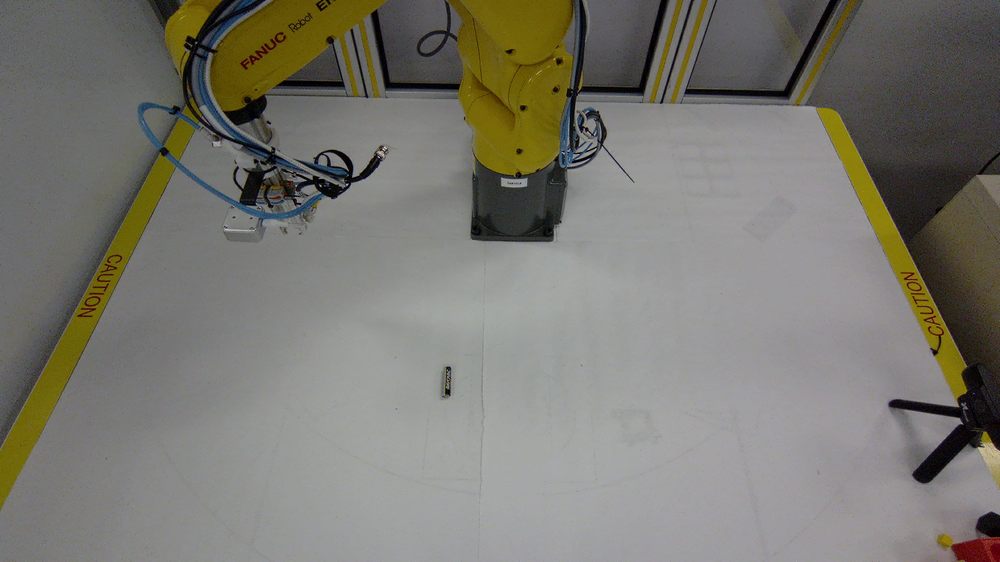
#> input picture PhysicalAI-Hackathon-2026/debug_samples/20261027-152847_r2_look0_raw.png, 1000 x 562 px, shrunk from 1920 x 1080 before the run
$ python -i cube_vision.py   (imports and definitions only)
#> lines starting #> are read from the running program, lines starting #| are printed output that depends on the picture; after the words box and inside, x2 and y2 are one past the last pixel; in counts of white or black regions, pixels touching at a corner belong together
### CubeVisionStack-v1.1.2-blue-best-candidate/calibration/geometry.py
"""Camera geometry for the cell (numpy only): base-frame points <-> pixels with the real cameras' calibration.

    from calibration.geometry import load, project, pixel_to_base
    cams = load()
    uv = project(cams["table"], [[0.42, -0.10, -0.005]])          # base metres -> pixels
    xyz = pixel_to_base(cams["table"], (960, 540), z=-0.0051)      # pixel -> point on the plane z (base metres)
    pts = depth_to_base(cams["table_depth"], obs["depth"]["table"])  # depth image (mm) -> (N, 3) base metres
    pts = depth_to_base(cams["wrist_depth"], obs["depth"]["wrist"], joints=obs["joints"])  # the wrist moves: needs the joints

UF0 (the frame of obs["tcp_pose"] and "tcp" actions) is the base frame shifted down 330 mm: x, y equal, z_uf0 = z_base - 330 mm.
"""
from __future__ import annotations

import json
from pathlib import Path

import numpy as np

HERE = Path(__file__).resolve().parent
SURFACE_Z = -0.0051  # the work surface in the robot base frame (m)
UF0_Z_MM = -330.0


# The ER-4iA's joint chain (the twin's convention, the one obs["joints"] uses): translate in the parent frame, then
# rotate about the axis. The last frame is the flange (J6_link: wrist centre, tool along +x).
CHAIN = [((0.0, 0.0, 0.33), "z", +1), ((0.0, 0.0, 0.00), "y", +1), ((0.0, 0.0, 0.26), "y", -1),
         ((0.0, 0.0, 0.02), "x", -1), ((0.29, 0.0, 0.0), "y", -1), ((0.0, 0.0, 0.00), "x", -1)]


# [15 lines left out: functions _rot, flange_pose, not called in this run]


def load(path: Path = HERE / "cameras.json") -> dict:
    """The cameras: "table", "side", "wrist" (colour) and "table_depth" (the table camera's depth stream)."""
    raw = json.loads(Path(path).read_text())
#> (reads CubeVisionStack-v1.1.1-position-validation/calibration/cameras.json from the repository)
    cams = {}
    for k, v in raw.items():
        if not isinstance(v, dict):
            continue
        cam = {"T": np.array(v.get("T_base_cam", v.get("T_flange_cam"))), "fx": v["fx"], "size": tuple(v["size"]),
               "frame": "base" if "T_base_cam" in v else "flange"}
        if "cx" in v:  # a depth stream: pinhole with its own principal point, no distortion
            cam |= {"fy": v["fy"], "cx": v["cx"], "cy": v["cy"], "depth": True}
        else:
            cam |= {"k1": v["k1"]}
        cams[k] = cam
    return cams


def project(cam: dict, pts) -> np.ndarray:
    """(N, 3) points in the camera's reference frame (base, or flange for the wrist) -> (N, 2) pixels."""
    pts = np.asarray(pts, float).reshape(-1, 3)
    T = np.linalg.inv(cam["T"])
    pc = pts @ T[:3, :3].T + T[:3, 3]
    x, y = pc[:, 0] / pc[:, 2], pc[:, 1] / pc[:, 2]
    d = 1 + cam["k1"] * (x * x + y * y)
    w, h = cam["size"]
    return np.stack([cam["fx"] * x * d + w / 2, cam["fx"] * y * d + h / 2], -1)


# [18 lines left out: function depth_to_base, not called in this run]


def pixel_to_base(cam: dict, uv, z: float = SURFACE_Z) -> np.ndarray:
    """A pixel of a fixed camera (table, side) -> the base-frame point where its ray meets the plane z (m)."""
    if cam.get("depth"):
        raise ValueError("for the depth stream use depth_to_base")
    if cam["frame"] != "base":
        raise ValueError("pixel_to_base needs a fixed camera; for the wrist compose T_flange_cam with the joints' FK")
    w, h = cam["size"]
    xd, yd = (uv[0] - w / 2) / cam["fx"], (uv[1] - h / 2) / cam["fx"]
    x, y = xd, yd
    for _ in range(10):
        d = 1 + cam["k1"] * (x * x + y * y)
        x, y = xd / d, yd / d
    ray = cam["T"][:3, :3] @ np.array([x, y, 1.0])
    o = cam["T"][:3, 3]
    return o + ray * (z - o[2]) / ray[2]

### CubeVisionStack-v1.1.2-blue-best-candidate/cube_vision.py
"""Find small coloured cubes on the work surface with the table camera (numpy + OpenCV only).

    from cube_vision import detect_cubes
    cubes = detect_cubes(obs["images"]["table"])   # [{"colour", "xy_mm", "yaw_deg", "iou", "px"}, ...]

Pipeline: HSV colour gate -> connected components -> keep blobs whose area matches a cube's projected size at that
spot -> fit the cube's projected 3D silhouette (x, y, yaw) to the blob. The fit models the side faces the camera
sees, so the result is the cube's centre, not the blob centroid (which leans toward the camera).

Positions are x, y in mm in UF0 (= the base frame's x, y), the frame of obs["tcp_pose"] and placement.yaml.
Yaw is in degrees in (-45, 45]: a square looks the same every 90 degrees.
"""
from __future__ import annotations

import cv2
import numpy as np

from calibration.geometry import SURFACE_Z, load, pixel_to_base, project

# Hue (OpenCV 0-179), minimum saturation and value. Starting points from the v0.5 twin; retune on real frames.
COLOUR_GATES = {
    "yellow": {"hue": [(14, 42)], "s": 65, "v": 45},
    "blue": {"hue": [(95, 135)], "s": 55, "v": 35},
    "red": {"hue": [(0, 10), (170, 179)], "s": 70, "v": 40},
}
CUBE_EDGE_M = 0.010
REACH_MM = 540.0  # stay inside the ~550 mm reach the cell enforces
TCP_BOX_XY = ((150.0, 650.0), (-450.0, 450.0))


def square_yaw(deg: float) -> float:
    return (float(deg) + 45.0) % 90.0 - 45.0


def colour_mask(hsv: np.ndarray, colour: str) -> np.ndarray:
    gate = COLOUR_GATES[colour]
    h, s, v = hsv[..., 0], hsv[..., 1], hsv[..., 2]
    hue = np.zeros(h.shape, bool)
    for lo, hi in gate["hue"]:
        hue |= (h >= lo) & (h <= hi)
    return (hue & (s >= gate["s"]) & (v >= gate["v"])).astype(np.uint8)


def cube_corners(xy_m, yaw_deg: float, edge: float = CUBE_EDGE_M, surface: float = SURFACE_Z) -> np.ndarray:
    """The cube's 8 corners in the base frame (m), resting on the surface."""
    t = np.radians(yaw_deg)
    rot = np.array([[np.cos(t), -np.sin(t)], [np.sin(t), np.cos(t)]])
    sq = np.array([[-1, -1], [1, -1], [1, 1], [-1, 1]]) * edge / 2 @ rot.T + np.asarray(xy_m)
    return np.array([[x, y, surface + z] for z in (0.0, edge) for x, y in sq])


def silhouette_px(cam: dict, xy_m, yaw_deg: float, scale: float, edge: float = CUBE_EDGE_M) -> np.ndarray:
    """The cube's projected outline (convex hull) in image pixels; scale = native width / image width."""
    uv = project(cam, cube_corners(xy_m, yaw_deg, edge)) / scale
    return cv2.convexHull(uv.astype(np.float32)).reshape(-1, 2)


def _fill(hull: np.ndarray, shape, origin) -> np.ndarray:
    m = np.zeros(shape, np.uint8)
    pts = np.round((hull - origin) * 16).astype(np.int32)  # 4 bits of sub-pixel precision
    cv2.fillConvexPoly(m, pts, 1, lineType=cv2.LINE_8, shift=4)
    return m


def top_face_px(cam: dict, xy_m, yaw_deg: float, scale: float, edge: float = CUBE_EDGE_M) -> np.ndarray:
    """The cube's top face, projected, in image pixels."""
    return project(cam, cube_corners(xy_m, yaw_deg, edge)[4:]) / scale


def bright_part(blob: np.ndarray, value: np.ndarray) -> np.ndarray | None:
    """The lit top face inside a blob: its pixels brighter than Otsu's split of the blob's V channel."""
    vals = value[blob > 0]
    if vals.size < 8 or np.ptp(vals) < 12:
        return None  # no usable contrast between the top and the sides
    t, _ = cv2.threshold(vals.reshape(-1, 1).astype(np.uint8), 0, 255, cv2.THRESH_BINARY + cv2.THRESH_OTSU)
    return ((value > t) & (blob > 0)).astype(np.uint8)


TOP_WEIGHT = 1.0  # how much the top face counts against the whole silhouette in the fit


def fit_pose(observed: np.ndarray, origin, cam: dict, xy0_m, scale: float, edge: float = CUBE_EDGE_M,
             top: np.ndarray | None = None):
    """Grid search (x, y, yaw) maximising silhouette IoU with the observed blob (plus, with top, the top face's
    IoU with the blob's bright part, which carries most of the yaw); coarse then fine. Returns the silhouette IoU."""
    obs = observed.astype(bool)
    top = None if top is None else top.astype(bool)

    def _iou(pred, ref):
        union = np.logical_or(pred, ref).sum()
        return np.logical_and(pred, ref).sum() / union if union else 0.0

    def sil(xy, yaw):
        return _iou(_fill(silhouette_px(cam, xy, yaw, scale, edge), obs.shape, origin).astype(bool), obs)

    def iou(xy, yaw):
        s = sil(xy, yaw)
        if top is not None:
            s += TOP_WEIGHT * _iou(_fill(top_face_px(cam, xy, yaw, scale, edge), obs.shape, origin).astype(bool), top)
        return s

    best = (-1.0, np.asarray(xy0_m, float), 0.0)
    offs = np.arange(-0.003, 0.003 + 1e-9, 0.001)  # coarse: +-3 mm, every 5 deg of the 90 deg period
    for dx in offs:
        for dy in offs:
            xy = np.asarray(xy0_m) + [dx, dy]
            for yaw in np.arange(-45, 45, 5.0):
                s = iou(xy, yaw)
                if s > best[0]:
                    best = (s, xy, yaw)
    # refine around the coarse optimum
    for span, step, yspan, ystep in ((0.0012, 0.0004, 4.0, 1.0), (0.0004, 0.0001, 1.0, 0.25)):
        s0, xy0, yaw0 = best
        offs = np.arange(-span, span + 1e-9, step)
        for dx in offs:
            for dy in offs:
                for yaw in yaw0 + np.arange(-yspan, yspan + 1e-9, ystep):
                    s = iou(xy0 + [dx, dy], yaw)
                    if s > best[0]:
                        best = (s, xy0 + [dx, dy], yaw)
    return sil(best[1], best[2]), best[1], best[2]


def detect_cubes(rgb: np.ndarray, colours=("yellow", "blue", "red"), cams: dict | None = None,
                 edge: float = CUBE_EDGE_M, min_iou: float = 0.55) -> list[dict]:
    """All cubes of the given colours in a table-camera RGB image (any size; the calibration is 1920x1080)."""
    cams = cams or load()
    cam = cams["table"]
    H, W = rgb.shape[:2]
#> H = 562; W = 1000
    scale = cam["size"][0] / W
#> scale = 1.92
    hsv = cv2.cvtColor(rgb, cv2.COLOR_RGB2HSV)
#> hsv: shape (562, 1000, 3); mean H, S, V 71.1, 35.3, 124.5
    found = []
    for colour in colours:
        mask = colour_mask(hsv, colour)
        n, labels, stats, cents = cv2.connectedComponentsWithStats(mask, connectivity=8)
        for i in range(1, n):
            area = stats[i, cv2.CC_STAT_AREA]
            if area < 4:
                continue
            u, v = cents[i] * scale
            xy = pixel_to_base(cam, (u, v), z=SURFACE_Z + edge / 2)[:2]
            x_mm, y_mm = xy * 1000
            if not (TCP_BOX_XY[0][0] <= x_mm <= TCP_BOX_XY[0][1] and TCP_BOX_XY[1][0] <= y_mm <= TCP_BOX_XY[1][1]
                    and np.hypot(x_mm, y_mm) <= REACH_MM):
                continue
            hull = silhouette_px(cam, xy, 0.0, scale, edge)
            expected = cv2.contourArea(hull.astype(np.float32))
            if not 0.35 * expected <= area <= 2.5 * expected:
                continue  # a bin, the tape, a screw, glare: not one cube
            x0, y0, w, h = stats[i, :4]
            pad = int(np.ceil(6 / scale)) + 3
            x0, y0 = max(0, x0 - pad), max(0, y0 - pad)
            x1, y1 = min(W, stats[i, 0] + w + pad), min(H, stats[i, 1] + h + pad)
            blob = (labels[y0:y1, x0:x1] == i).astype(np.uint8)
            top = bright_part(blob, hsv[y0:y1, x0:x1, 2])
            score, fxy, fyaw = fit_pose(blob, np.array([x0, y0], float), cam, xy, scale, edge, top)
            if score < min_iou:
                continue
            found.append({"colour": colour, "xy_mm": (float(fxy[0] * 1000), float(fxy[1] * 1000)),
                          "yaw_deg": square_yaw(fyaw), "iou": float(score), "px": (float(u), float(v)),
                          "area_px": int(area)})
#> this loop made 3 passes
#> n on pass 1: 773
#> pass 1, in colour_mask, `h, s, v = hsv[..., 0], hsv[..., 1], hsv[..., 2]`:
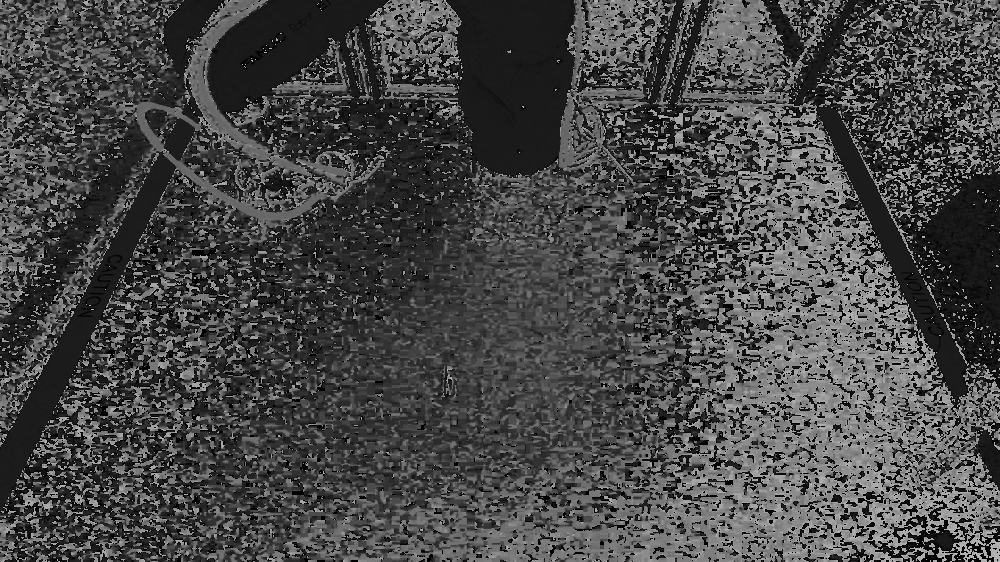
#> h: shape (562, 1000); min 0, max 179, mean 71.1
#> pass 1, in colour_mask, `h, s, v = hsv[..., 0], hsv[..., 1], hsv[..., 2]`:
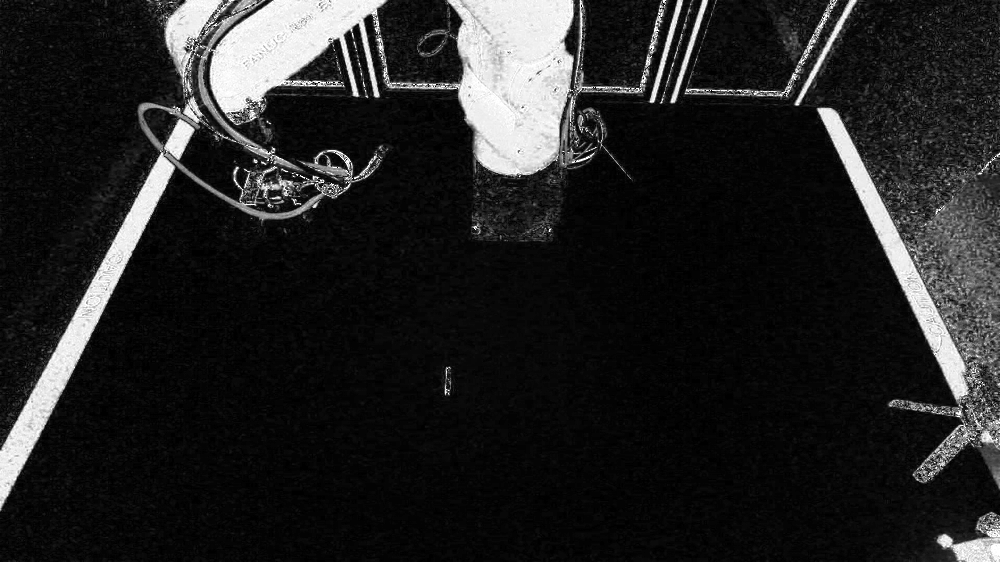
#> s: shape (562, 1000); min 0, max 255, mean 35.3
#> pass 1, in colour_mask, `h, s, v = hsv[..., 0], hsv[..., 1], hsv[..., 2]`:
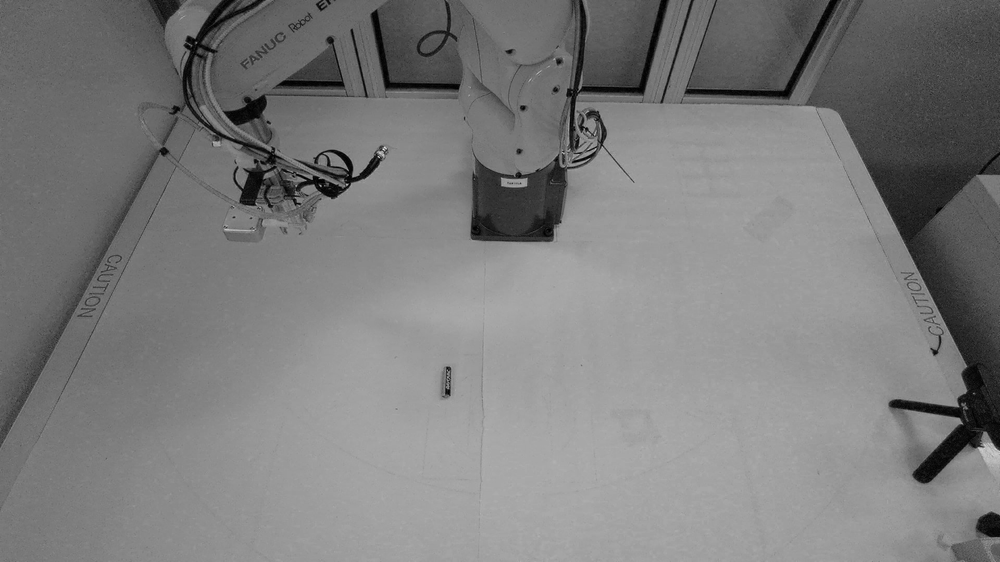
#> v: shape (562, 1000); min 0, max 241, mean 124.5
#> pass 1, in detect_cubes, `mask = colour_mask(hsv, colour)`:
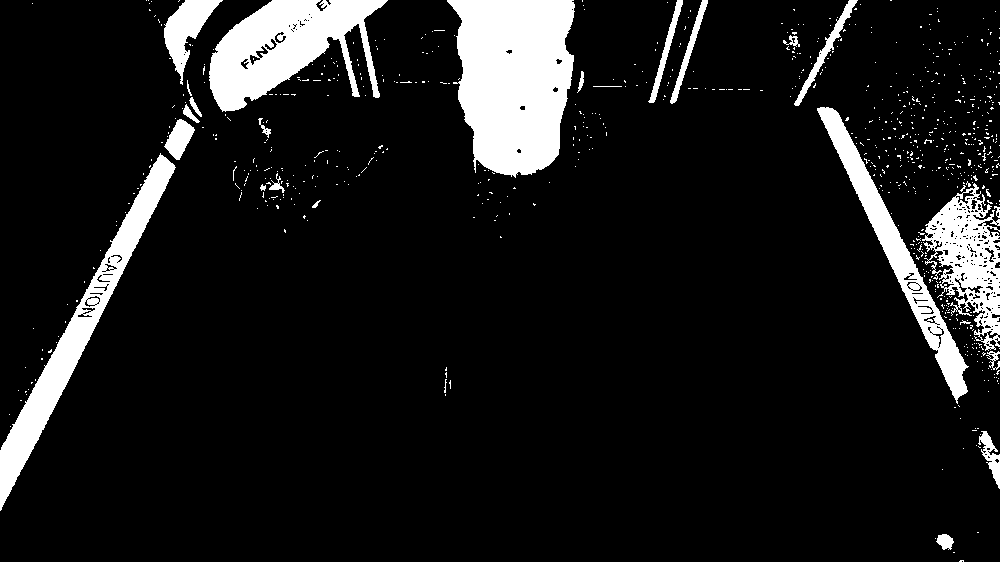
#> mask: shape (562, 1000); values 0 (black) and 1 (white), 10.3% white; 772 white regions (745 under 20 px), largest, box (x1, y1, x2, y2) and area: (447, 0, 575, 178) 17513, (209, 0, 388, 112) 10676, (0, 153, 176, 511) 8898
#> after the loop:
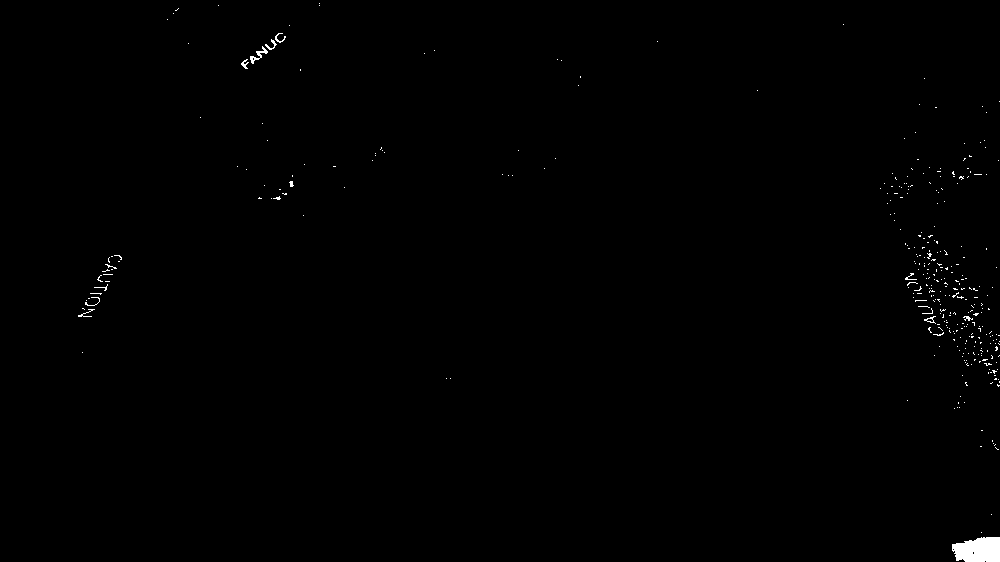
#> mask: shape (562, 1000); values 0 (black) and 1 (white), 0.41% white; 346 white regions (334 under 20 px), largest, box (x1, y1, x2, y2) and area: (952, 537, 1000, 562) 1016, (250, 46, 268, 64) 92, (265, 39, 277, 50) 42
    return sorted(found, key=lambda c: -c["iou"])


def draw(rgb: np.ndarray, cubes: list[dict], cams: dict | None = None, edge: float = CUBE_EDGE_M) -> np.ndarray:
    """A BGR copy of the image with each detection's fitted outline and label, for debugging."""
    cams = cams or load()
    cam = cams["table"]
    out = cv2.cvtColor(rgb, cv2.COLOR_RGB2BGR)
    scale = cam["size"][0] / rgb.shape[1]
    for k, c in enumerate(cubes):
        hull = silhouette_px(cam, np.array(c["xy_mm"]) / 1000, c["yaw_deg"], scale, edge)
        cv2.polylines(out, [np.round(hull).astype(np.int32)], True, (0, 255, 0), 1)
        u, v = np.array(c["px"]) / scale
        cv2.putText(out, f"{k}:{c['colour'][0]} {c['yaw_deg']:+.0f} {c['iou']:.2f}", (int(u) + 8, int(v) - 8),
                    cv2.FONT_HERSHEY_SIMPLEX, 0.4, (0, 255, 0), 1)
    return out

>>> import cv2
>>> picture = cv2.cvtColor(cv2.imread('../PhysicalAI-Hackathon-2026/debug_samples/20261027-152847_r2_look0_raw.png'), cv2.COLOR_BGR2RGB)
>>> result = detect_cubes(picture)
